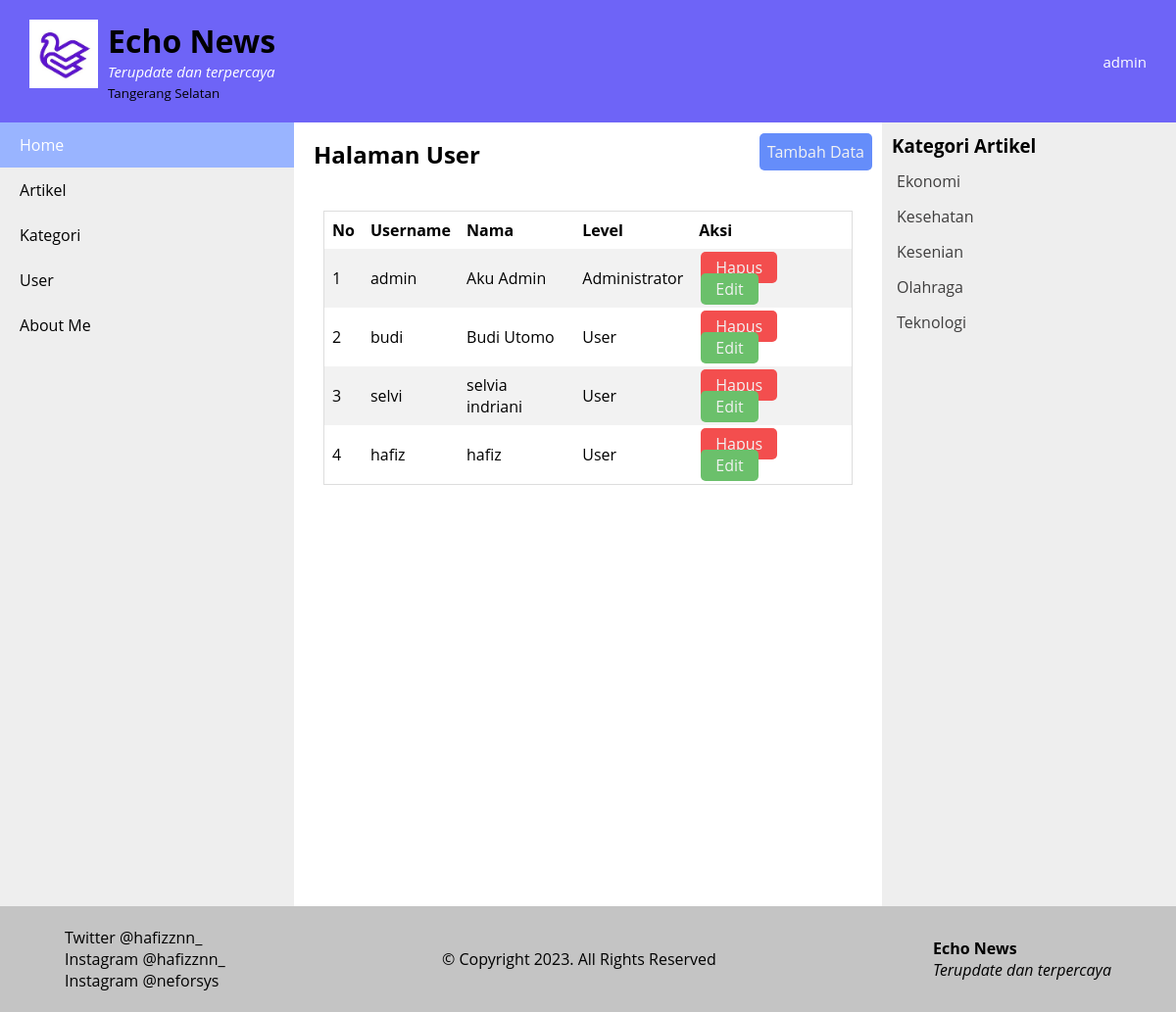
The page /public/user/ (signed in) on the database its author committed.
### tables this page shows
CREATE TABLE `info` (
  `id` int(11) NOT NULL,
  `nama_web` varchar(100) NOT NULL,
  `slogan` varchar(100) NOT NULL,
  `alamat` varchar(100) NOT NULL
);

CREATE TABLE `user` (
  `id_user` int(11) NOT NULL,
  `username` varchar(100) NOT NULL,
  `nama` varchar(100) NOT NULL,
  `password` varchar(100) NOT NULL,
  `level` char(1) NOT NULL
);

CREATE TABLE `kategori` (
  `id_kategori` int(11) NOT NULL,
  `nama` varchar(100) NOT NULL
);

### app/core/Controller.php (called while the page is built, shortened)
<?php
class Controller
{
    public function view($view, $data = [])
    {
        require_once '../app/views/' . $view . '.php';
    }
    public function model($model)
    {
        return new $model;
    }
}

### app/controllers/User.php (called while the page is built, shortened)
<?php
class User extends Controller
{
    public function index()
    {
        $data['title'] = 'Halaman User';
        $data['info'] = $this->model('InfoModel')->getInfo();
        $data['kategori'] = $this->model('KategoriModel')->getAllKategori();
        $data['user'] = $this->model('UserModel')->getAllUser();
        $this->view('templates/header', $data);
        $this->view('templates/sidebar', $data);
        $this->view('user/index', $data);
        $this->view('templates/aside', $data);
        $this->view('templates/footer', $data);
    }
}

### app/core/App.php (called while the page is built, shortened)
<?php
class App
{
    protected $method = 'Index';
    protected $params = [];
    public function __construct()
    {
        $this->controller = new $this->controller;
        call_user_func_array([$this->controller, $this->method], $this->params);
    }
}

### public/index.php (called while the page is built, shortened)
<?php
$app = new App;

### app/core/Database.php (called while the page is built, shortened)
<?php
class Database
{
    private $host = DB_HOST;
    private $user = DB_USER;
    private $pass = DB_PASS;
    private $dbnm = DB_NAME;
    private $dbh;
    private $stmt;
    public function __construct()
    {
        $dsn = 'mysql:host=' . $this->host . ';dbname=' . $this->dbnm;
        $option = [
            PDO::ATTR_PERSISTENT => true,
            PDO::ATTR_ERRMODE => PDO::ERRMODE_EXCEPTION
        ];
        try {
            $this->dbh = new PDO($dsn, $this->user, $this->pass, $option);
        } catch (PDOException $e) {
            die($e->getMessage());
        }
    }
    public function query($query)
    {
        $this->stmt = $this->dbh->prepare($query);
    }
    public function execute()
    {
        $this->stmt->execute();
    }
    public function resultSet()
    {
        $this->execute();
        return $this->stmt->fetchAll(PDO::FETCH_ASSOC);
    }
    public function single()
    {
        $this->execute();
        return $this->stmt->fetch(PDO::FETCH_ASSOC);
    }
}

### app/models/InfoModel.php (called while the page is built)
<?php
class InfoModel
{
    private $table = 'info';
    private $db;
    public function __construct()
    {
        $this->db = new Database;
    }
    public function getInfo()
    {
        $this->db->query('SELECT * FROM ' . $this->table);
        return $this->db->single();
    }
}

### app/models/UserModel.php (called while the page is built, shortened)
<?php
class UserModel
{
    private $table = 'user';
    private $db;
    public function __construct()
    {
        $this->db = new Database;
    }
    public function getAllUser()
    {
        $this->db->query('SELECT * FROM ' . $this->table);
        return $this->db->resultSet();
    }
}

### app/models/KategoriModel.php (called while the page is built, shortened)
<?php
class KategoriModel
{
    private $db;
    public function __construct()
    {
        $this->db = new Database;
    }
    public function getAllKategori()
    {
        $this->db->query('SELECT * FROM kategori ORDER by nama ASC');
        return $this->db->resultSet();
    }
}

### app/views/user/index.php (the view, shortened to what this page needs)
<section>
    <header>
        <h2>Halaman User</h2>
        <a href="<?= base_url; ?>/user/tambah" id="create">Tambah Data</a>
    </header>
    <table>
        <tr>
            <th>No</th>
            <th>Username</th>
            <th>Nama</th>
            <th>Level</th>
            <th>Aksi</th>
        </tr>
        <?php
        $i = 1;
        foreach ($data['user'] as $row) : ?>
            <tr>
                <td><?= $i; ?></td>
                <td><?= $row['username']; ?></td>
                <td><?= $row['nama']; ?></td>
                <td><?= ($row['level']) == 0 ? "User" : "Administrator"; ?></td>
                <td>
                    <a href="<?= base_url; ?>/user/hapus/<?= $row['id_user'] ?>" id="hapus">Hapus</a>
                    <a href="<?= base_url; ?>/user/edit/<?= $row['id_user'] ?>" id="edit">Edit</a>
                </td>
            </tr>
        <?php $i++;
        endforeach; ?>
    </table>
</section>

### app/views/templates/header.php (shortened to what this page needs)
<!DOCTYPE html>
<html lang="en">
<head>
    <link rel="stylesheet" href="<?= base_url; ?>/css/style.css">
    <link rel="stylesheet" href="https://font.googleapis.com/css?family=Open+Sans">
    <link rel="stylesheet" href="https://cdnjs.cloudflare.com">
</head>
<body>
    <header>
        <div>
            <img src="<?= base_url; ?>/img/logo.jpg" class="center" alt="logo" width="70px" height="70px">
            <div id="title">
                <h1><?= $data['info']['nama_web']; ?></h1>
                <p><?= $data['info']['slogan']; ?></p>
                <small><?= $data['info']['alamat']; ?></small>
            </div>
        </div>
        <a href="<?= base_url; ?>/logout/logout" id="logout"><?= $_SESSION['username']; ?></a>
    </header>
    <main>

### app/views/templates/sidebar.php
<nav>
    <ul>
        <li><a href="<?= base_url; ?>/" class="active">Home</a></li>
        <?php if ($_SESSION['level'] != 0) { ?>
            <li><a href="<?= base_url; ?>/artikel/">Artikel</a></li>
            <li><a href="<?= base_url; ?>/kategori/">Kategori</a></li>
            <li><a href="<?= base_url; ?>/user/">User</a></li>
        <?php } ?>
        <li><a href="<?= base_url; ?>/about/">About Me</a></li>
    </ul>
</nav>

### app/views/templates/aside.php
<aside>
    <h3>Kategori Artikel</h1>
        <ul>
            <?php foreach ($data['kategori'] as $row) : ?>
                <li><a href="<?= base_url; ?>/kategori/artikelByKategori/<?= $row['id_kategori']; ?>"><?= $row['nama']; ?></a></li>
            <?php
            endforeach; ?>
        </ul>
</aside>

### app/views/templates/footer.php
</main>
<footer>
    <div id="sosmed">
        <p> Twitter @hafizznn_</p>
        <p> Instagram @hafizznn_</p>
        <p> Instagram @neforsys </p>
    </div>
    <p id="cr">&copy; Copyright 2023. All Rights Reserved</p>
    <div id="namaWeb">
        <p><b><?= $data['info']['nama_web']; ?></b></p>
        <p><i><?= $data['info']['slogan']; ?></i></p>
    </div>
</footer>
</body>
</html>

### public/css/style.css (style rules this page uses)
* { padding: 0; margin: 0; }
body { font-family:'Open Sans', sans-serif; }
header { display: flex; justify-content: space-between; background-color: #6e64f7; width: auto; padding: 20px 30px; }
section header { background-color: white; display: flex; justify-content: space-between; width: auto; padding: 5px 10px; }
a#create { align-self: center; background-color: #658dfa; padding: 8px; color: #f2f2f2; border-radius: 5px; }
a#logout { align-self: center; align-items: flex-end; font-style: bold; color: rgb(255, 255, 255); font-size: 15px; text-decoration: none; }
header img { float: left; }
header p { font-style: italic; color: rgb(255, 255, 255); font-size: 15px; }
div#title { margin-left: 10px; float: right; }
main { background-color: #eee; display: flex; flex-wrap: wrap; height: 100vh; }
nav a { color: black; display: block; padding: 12px; padding-left: 20px; text-decoration: none; }
nav a.active { background-color: #99b4ff; color: white; }
a { text-decoration: none; }
ul { list-style-type: none; }
footer { background: rgb(196, 196, 196); display: flex; flex-direction: row; justify-content: space-between; padding: 15px 0; width: 100%; }
div#namaWeb { align-self: center; margin: 6px; }
div#sosmed { align-self: center; margin: 6px; }
a#edit { background-color: rgb(107, 192, 107); padding: 5px 15px; margin: 2px; color: #f2f2f2; border-radius: 5px; }
a#hapus { background-color: rgb(243, 78, 78); padding: 5px 15px; margin: 2px; color: #f2f2f2; border-radius: 5px; }
p#cr { align-self: center; margin: 6px; }
footer p { padding: 0 60px; }
nav { flex: 25%; height: 100%; }
section { background-color: rgb(255, 255, 255); flex: 50%; }
aside { flex: 25%; }
aside h3 { margin-top: 5px; padding: 6px 10px; }
section h2 { margin-top: 5px; padding: 6px 10px; }
aside a { color: rgb(63, 62, 62); display: block; padding: 7px 15px; text-decoration: none; }
table { border-collapse: collapse; border-spacing: 0; width: 90%; border: 1px solid #ddd; margin: 5%; }
th, td { text-align: left; padding: 8px; }
tr:nth-child(even) { background-color: #f2f2f2 }

### rows shown on the page
info: nama_web "Echo News", slogan "Terupdate dan terpercaya", alamat "Tangerang Selatan"
user: username "admin", nama "Aku Admin", level "Administrator"
user: username "budi", nama "Budi Utomo", level "User"
user: username "selvi", nama "selvia indriani", level "User"
user: username "hafiz", nama "hafiz", level "User"
kategori: nama "Ekonomi"
kategori: nama "Kesehatan"
kategori: nama "Kesenian"
kategori: nama "Olahraga"
kategori: nama "Teknologi"

### other values the page prints
$_SESSION['username'] "admin"
